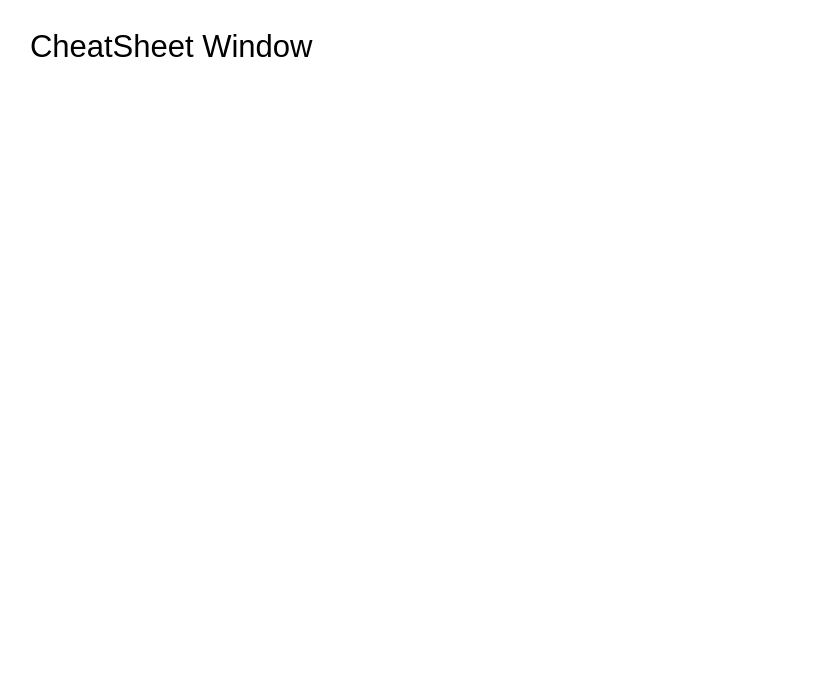
<?xml version="1.0" encoding="UTF-8"?>
<ui version="4.0">
 <class>SpecHelpWindow</class>
 <widget class="QMainWindow" name="SpecHelpWindow">
  <property name="geometry">
   <rect>
    <x>0</x>
    <y>0</y>
    <width>814</width>
    <height>688</height>
   </rect>
  </property>
  <property name="windowTitle">
   <string>Spectrogram Help Window</string>
  </property>
  <property name="styleSheet">
   <string notr="true">background-color:white;</string>
  </property>
  <widget class="QWidget" name="centralwidget">
   <widget class="QLabel" name="spec_image">
    <property name="geometry">
     <rect>
      <x>40</x>
      <y>80</y>
      <width>731</width>
      <height>581</height>
     </rect>
    </property>
    <property name="styleSheet">
     <string notr="true">border-radius:10px;
</string>
    </property>
    <property name="text">
     <string/>
    </property>
    <property name="pixmap">
     <pixmap>assets/spec_anal_help.drawio.png</pixmap>
    </property>
    <property name="scaledContents">
     <bool>true</bool>
    </property>
   </widget>
   <widget class="QLabel" name="title_label">
    <property name="geometry">
     <rect>
      <x>30</x>
      <y>20</y>
      <width>291</width>
      <height>51</height>
     </rect>
    </property>
    <property name="font">
     <font>
      <pointsize>23</pointsize>
     </font>
    </property>
    <property name="text">
     <string>CheatSheet Window</string>
    </property>
   </widget>
  </widget>
  <widget class="QMenuBar" name="menubar">
   <property name="geometry">
    <rect>
     <x>0</x>
     <y>0</y>
     <width>814</width>
     <height>22</height>
    </rect>
   </property>
  </widget>
  <widget class="QStatusBar" name="statusbar"/>
 </widget>
 <resources/>
 <connections/>
</ui>
